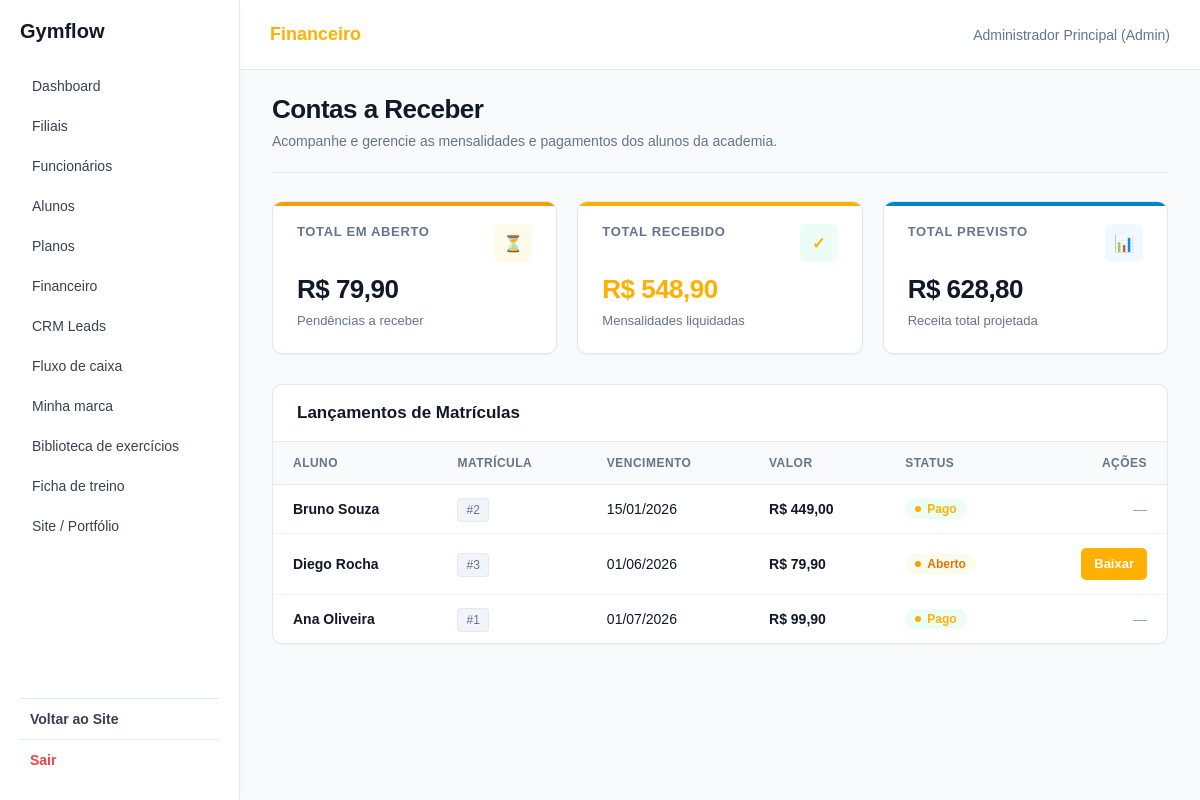
/app/controllers/FinanceiroController.php (signed in), run on the app's committed database.
### tables this page shows
CREATE TABLE contas (
    id INT AUTO_INCREMENT PRIMARY KEY,
    aluno_id INT NOT NULL,
    matricula_id INT NOT NULL,
    vencimento DATE NOT NULL,
    valor NUMERIC(10, 2) NOT NULL CHECK (valor >= 0),
    status VARCHAR(20) NOT NULL DEFAULT 'Aberto',
    forma_pagamento VARCHAR(30),
    pago_em TIMESTAMP NULL DEFAULT NULL,
    FOREIGN KEY (aluno_id) REFERENCES alunos(id) ON DELETE CASCADE,
    FOREIGN KEY (matricula_id) REFERENCES matriculas(id) ON DELETE CASCADE
);

CREATE TABLE alunos (
    id INT AUTO_INCREMENT PRIMARY KEY,
    filial_id INT NOT NULL,
    professor_id INT DEFAULT NULL,
    nome VARCHAR(100) NOT NULL,
    cpf VARCHAR(14) NOT NULL UNIQUE,
    rg VARCHAR(20),
    sexo VARCHAR(15) NOT NULL,
    nascimento DATE NOT NULL,
    email VARCHAR(100) NOT NULL,
    telefone VARCHAR(15) NOT NULL,
    endereco TEXT,
    status VARCHAR(20) NOT NULL DEFAULT 'Ativo',
    criado_em DATETIME DEFAULT CURRENT_TIMESTAMP,
    FOREIGN KEY (filial_id) REFERENCES filiais(id) ON DELETE RESTRICT,
    FOREIGN KEY (professor_id) REFERENCES users(id) ON DELETE SET NULL
);

### app/models/Financeiro.php (called while the page is built, shortened)
<?php
require_once __DIR__ . '/Database.php';
$operacao = $operacao ?? '';
$company_id = $_SESSION['company_id'] ?? 0;
if ($operacao === 'listar_contas') {
    $stmt = $pdo->prepare("
        SELECT
            c.id,
            c.aluno_id,
            c.matricula_id,
            c.vencimento,
            c.valor,
            c.status,
            c.forma_pagamento,
            c.pago_em,
            a.nome AS aluno_nome
        FROM contas c
        INNER JOIN alunos a ON a.id = c.aluno_id
        INNER JOIN filiais f ON f.id = a.filial_id
        WHERE f.company_id = :company_id
        ORDER BY c.vencimento ASC
    ");
    $stmt->execute([':company_id' => $company_id]);
    $contas = $stmt->fetchAll();
    $stmt = $pdo->prepare("
        SELECT COALESCE(SUM(c.valor), 0) AS total
        FROM contas c
        INNER JOIN alunos a ON a.id = c.aluno_id
        INNER JOIN filiais f ON f.id = a.filial_id
        WHERE c.status != 'Pago' AND f.company_id = ?
    ");
    $stmt->execute([$company_id]);
    $totalAberto = $stmt->fetch()['total'];
    $stmt = $pdo->prepare("
        SELECT COALESCE(SUM(c.valor), 0) AS total
        FROM contas c
        INNER JOIN alunos a ON a.id = c.aluno_id
        INNER JOIN filiais f ON f.id = a.filial_id
        WHERE c.status = 'Pago' AND f.company_id = ?
    ");
    $stmt->execute([$company_id]);
    $totalRecebido = $stmt->fetch()['total'];
}

### app/views/financeiro/index.php (the view, shortened to what this page needs)
<?php
include __DIR__ . '/../shared/header.php';
include __DIR__ . '/../shared/sidebar.php';
$totalGeral = ($totalAberto ?? 0) + ($totalRecebido ?? 0);
?>
<link rel="stylesheet" href="<?= BASE_URL ?>/assets/css/jorge-financeiro.css">
<main class="conteudo financeiro-page">
    <div class="fin-page-header">
        <div class="fin-header-info">
            <h1>Contas a Receber</h1>
            <p>Acompanhe e gerencie as mensalidades e pagamentos dos alunos da academia.</p>
        </div>
    </div>
    <section class="fin-metrics-grid">
        <div class="fin-metric-card warning">
            <div class="fin-metric-top">
                <span class="fin-metric-label">Total em Aberto</span>
                <div class="fin-metric-icon">⏳</div>
            </div>
            <div class="fin-metric-value">
                R$ <?= number_format($totalAberto ?? 0, 2, ',', '.') ?>
            </div>
            <p class="fin-metric-subtext">
                Pendências a receber
            </p>
        </div>
        <div class="fin-metric-card success">
            <div class="fin-metric-top">
                <span class="fin-metric-label">Total Recebido</span>
                <div class="fin-metric-icon">✓</div>
            </div>
            <div class="fin-metric-value">
                R$ <?= number_format($totalRecebido ?? 0, 2, ',', '.') ?>
            </div>
            <p class="fin-metric-subtext">
                Mensalidades liquidadas
            </p>
        </div>
        <div class="fin-metric-card info">
            <div class="fin-metric-top">
                <span class="fin-metric-label">Total Previsto</span>
                <div class="fin-metric-icon">📊</div>
            </div>
            <div class="fin-metric-value">
                R$ <?= number_format($totalGeral, 2, ',', '.') ?>
            </div>
            <p class="fin-metric-subtext">
                Receita total projetada
            </p>
        </div>
    </section>
    <section class="fin-table-card">
        <div class="fin-table-header">
            <h2>Lançamentos de Matrículas</h2>
        </div>
        <div class="fin-table-responsive">
            <table class="fin-table">
                <thead>
                    <tr>
                        <th>Aluno</th>
                        <th>Matrícula</th>
                        <th>Vencimento</th>
                        <th>Valor</th>
                        <th>Status</th>
                        <th style="text-align: right;">Ações</th>
                    </tr>
                </thead>
                <tbody>
                    <?php if (empty($contas)): ?>
                        <tr>
                            <td colspan="6" style="text-align: center; padding: 32px; color: var(--fin-text-muted);">
                                Nenhuma conta a receber encontrada no momento.
                            </td>
                        </tr>
                    <?php else: ?>
                        <?php foreach ($contas as $conta): ?>
                            <tr>
                                <td>
                                    <strong><?= htmlspecialchars($conta['aluno_nome']) ?></strong>
                                </td>
                                <td>
                                    <span class="fin-badge-categoria">#<?= htmlspecialchars($conta['matricula_id']) ?></span>
                                </td>
                                <td>
                                    <?= date('d/m/Y', strtotime($conta['vencimento'])) ?>
                                </td>
                                <td>
                                    <strong>R$ <?= number_format($conta['valor'], 2, ',', '.') ?></strong>
                                </td>
                                <td>
                                    <?php if ($conta['status'] === 'Pago'): ?>
                                        <span class="fin-badge fin-badge-pago">Pago</span>
                                    <?php else: ?>
                                        <span class="fin-badge fin-badge-aberto">Aberto</span>
                                    <?php endif; ?>
                                </td>
                                <td style="text-align: right;">
                                    <?php if ($conta['status'] !== 'Pago'): ?>
                                        <a
                                            href="<?= BASE_URL ?>/app/controllers/FinanceiroController.php?acao=baixar&id=<?= $conta['id'] ?>"
                                            class="fin-btn fin-btn-primary fin-btn-sm"
                                        >
                                            Baixar
                                        </a>
                                    <?php else: ?>
                                        <span style="color: var(--fin-text-light);">—</span>
                                    <?php endif; ?>
                                </td>
                            </tr>
                        <?php endforeach; ?>
                    <?php endif; ?>
                </tbody>
            </table>
        </div>
    </section>
</main>
<?php include __DIR__ . '/../shared/footer.php'; ?>

### assets/css/global.css (style rules this page uses)
:root { --cor-primaria: #10b981; --cor-primaria-hover: #059669; --cor-fundo: #ffffff; --cor-branca: #ffffff; --cor-texto: #111827; --cor-texto-secundario: #64748b; --cor-borda: #e2e8f0; --cor-sucesso: #10b981; --cor-aviso: #f59e0b; --cor-perigo: #ef4444; }
* { box-sizing: border-box; }
body { margin: 0; min-height: 100vh; font-family: Arial, Helvetica, sans-serif; font-size: 15px; background-color: white; color: var(--cor-texto); }
h1, h2, h3, h4 { margin-top: 0; color: var(--cor-texto); }
h1 { font-size: 28px; }
h2 { font-size: 22px; }
p { line-height: 1.5; }
a { color: var(--cor-primaria); text-decoration: none; }
table { width: 100%; border-collapse: collapse; background-color: white; }
th, td { padding: 10px; text-align: left; border-bottom: 1px solid var(--cor-borda); }
th { background-color: #f8fafc; }

### assets/css/layout.css (style rules this page uses)
main, .conteudo, .main-content { padding: 25px 30px; box-sizing: border-box; }

### data on the page
contas: aluno.nome "Bruno Souza", matricula "2", vencimento "15/01/2026", valor "449,00", status "Pago"
contas: aluno.nome "Diego Rocha", matricula "3", vencimento "01/06/2026", valor "79,90", status "Aberto"
contas: aluno.nome "Ana Oliveira", matricula "1", vencimento "01/07/2026", valor "99,90", status "Pago"

### other printed values
$titulo "Financeiro"
$usuario "Administrador Principal"
$role "Admin"
$nomePainel "Gymflow"
$totalAberto "79,90"
$totalRecebido "548,90"
$totalGeral "628,80"
